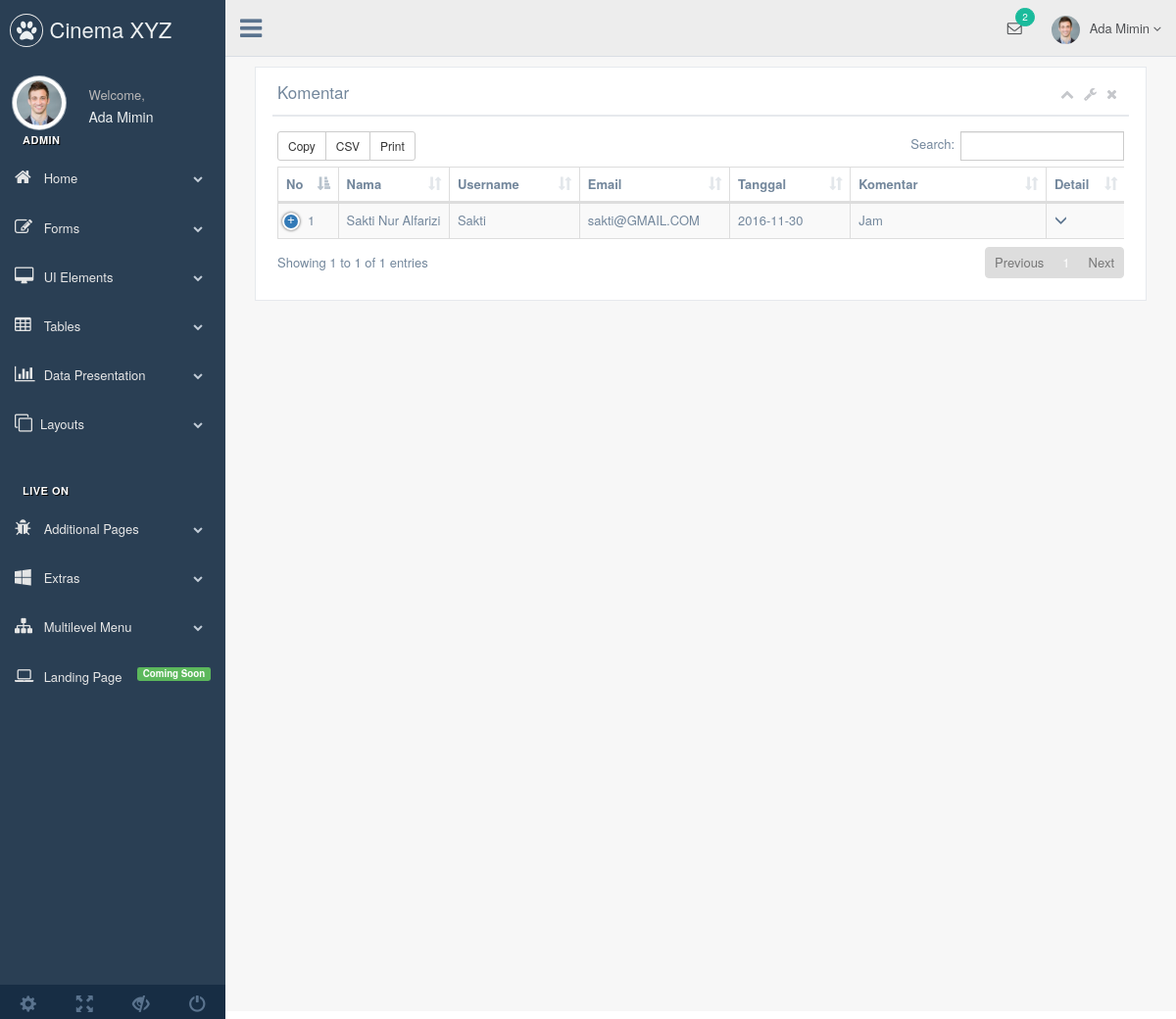
The page /admin/index.php?tables=komen (signed in) on the database its author committed.
### tables this page shows
CREATE TABLE `komen` (
  `id_komen` int(11) NOT NULL AUTO_INCREMENT,
  `username` varchar(50) DEFAULT NULL,
  `komentar` text,
  `tgl` date DEFAULT NULL,
  PRIMARY KEY (`id_komen`)
);

### admin/tables/komen.php (the view, shortened to what this page needs)
            <div class="col-md-12 col-sm-12 col-xs-12">
                <div class="x_panel">
                  <div class="x_title">
                    <h2>Komentar<small>Xyz</small></h2>
                    <ul class="nav navbar-right panel_toolbox">
                      <li><a class="collapse-link"><i class="fa fa-chevron-up"></i></a>
                      </li>
                      <li class="dropdown">
                        <a href="#" class="dropdown-toggle" data-toggle="dropdown" role="button" aria-expanded="false"><i class="fa fa-wrench"></i></a>
                      </li>
                      <li><a class="close-link"><i class="fa fa-close"></i></a>
                      </li>
                    </ul>
                    <div class="clearfix"></div>
                  </div>
                  <div class="x_content">
                    <div class="row">
                      <div class="col-sm-12">
                        <div class="card-box table-responsive">
                          <table id="datatable-buttons" class="table table-striped table-bordered">
                            <thead>
                              <tr>
                                <th width="5">No</th>
                                <th width="120">Nama</th>
                                <th width="120">Username</th>
                                <th width="120">Email</th>
                                <th width="120">Tanggal</th>
                                <th width="300">Komentar</th>
                                <th>Detail</th>
                              </tr>
                            </thead>
                            <tbody>
<?php
      $no=0;
      $sql=$conn->query("SELECT * FROM komen a INNER JOIN tb_login b ON a.username = b.username ORDER BY tgl DESC");
      while($row=$sql->fetch_array()){
         $no++;
  ?>
                              <tr>
                                <td><?php echo $no ?></td>
                                <td><?php echo $row['nama'] ?></td>
                                <td><?php echo $row['username'] ?></td>
                                <td><?php echo $row['email'] ?></td>
                                <td><?php echo $row['tgl'] ?></td>
                                <td><?php echo $row['komentar'] ?></td>
                                <td><a href="?detail-komen=<?php echo $row['username']; ?>"><i  class="glyphicon glyphicon-menu-down"></i></a></td>
                              </tr>
                            <?php } ?>
                            </tbody>
                          </table>
                        </div>
                      </div>
                    </div>
                  </div>
                </div>
              </div>

### rows shown on the page
komen: tb_login.nama "Sakti Nur Alfarizi", tb_login.username "Sakti", tb_login.email "sakti@GMAIL.COM", tgl "2016-11-30", komentar "Jam"

### other values the page prints
$_SESSION['nama'] "Ada Mimin"
$_SESSION['level'] "ADMIN"
